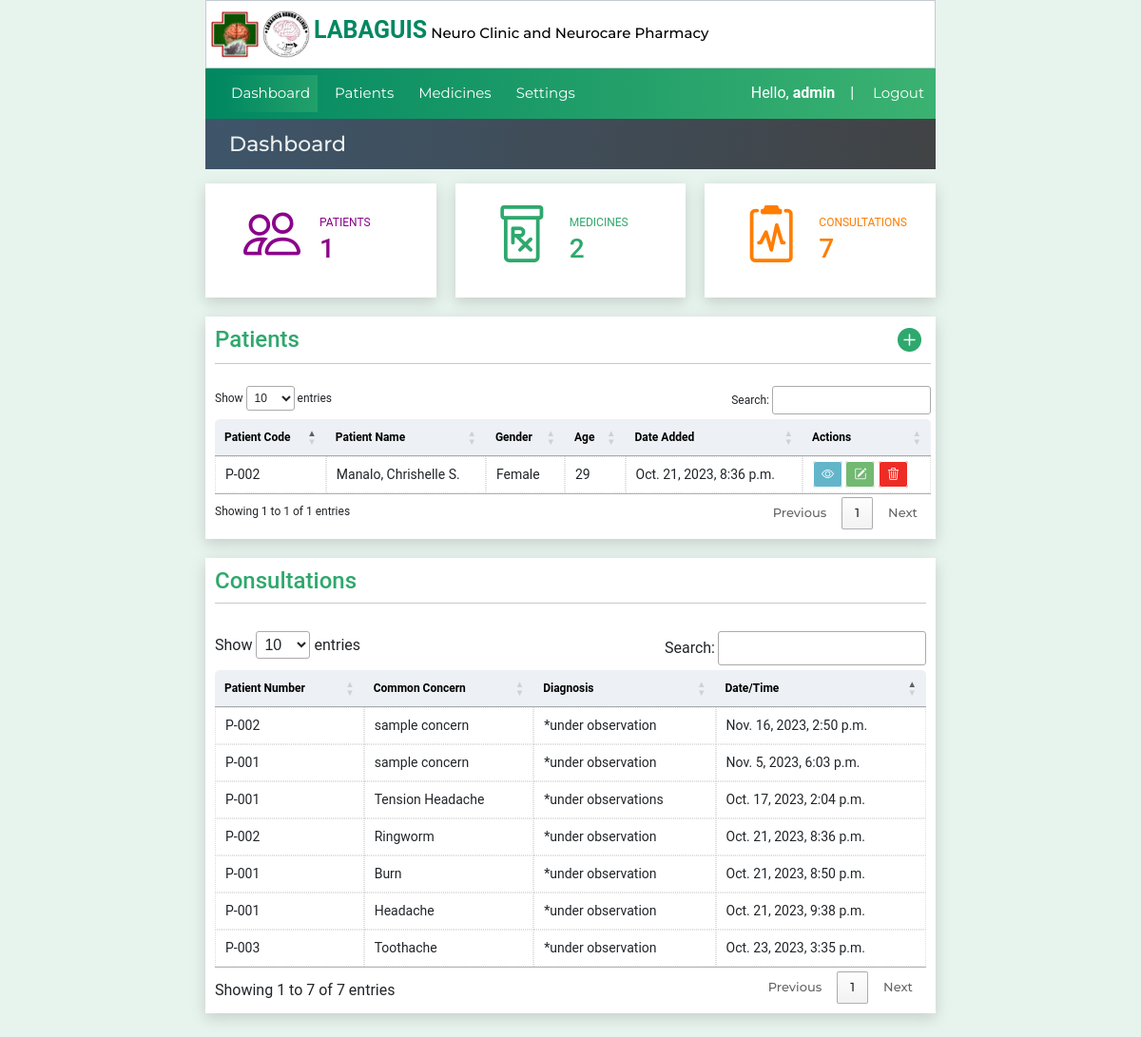
The page /dashboard (signed in) on the database its author committed.
### website/models.py (models this page shows, shortened)
class Patient(models.Model):
    created_at = models.DateTimeField(auto_now_add=True)
    patient_code=models.CharField(max_length=50)
    first_name = models.CharField(max_length=50)
    middle_name = models.CharField(max_length=50)
    last_name = models.CharField(max_length=50)
    age = models.CharField(max_length=50)
    bday = models.CharField(max_length=50,default='')
    civil_status = models.CharField(max_length=50,default='')
    gender = models.CharField(max_length=50)
    address = models.CharField(max_length=100)
    contact_number = models.CharField(max_length=50)
    srID = models.CharField(max_length=50,null=True, blank=True)
    pwdID = models.CharField(max_length=50,null=True, blank=True)
    nationality = models.CharField(max_length=50,null=True, blank=True)

class Patienthistory(models.Model):
    created_at = models.DateTimeField(auto_now_add=True)
    consultCounter = models.CharField(max_length=50)
    patient_code=models.CharField(max_length=50)
    diagnosis = models.TextField(default="*under observation",max_length=500,null=True, blank=True)
    remarks = models.TextField(max_length=500,null=True, blank=True)
    objectives = models.TextField(max_length=500,null=True, blank=True)
    plans_recommendations = models.TextField(max_length=500,null=True, blank=True)
    bp = models.CharField(max_length=50,null=True, blank=True)
    weight = models.CharField(max_length=50,null=True, blank=True)
    height = models.CharField(max_length=50,null=True, blank=True)
    bodytemp = models.CharField(max_length=50,null=True, blank=True)

### website/views.py (the view)
# urls.py: path('dashboard',views.dashboard, name='dashboard'),
@login_required(login_url="loginuser")
def dashboard(request):
    consultationtable = Patienthistory.objects.all()
    patientcount=Patient.objects.all().count()
    medicinecount= Medicinelist.objects.all().count()
    consultationscount= Patienthistory.objects.all().count()
    context = {"consultationtable":consultationtable,
               'patientsdata': Patient.objects.all(),
               'patientcount':patientcount,
               'medicinecount':medicinecount,
               'consultationscount':consultationscount,
               }
    return render(request, 'dashboard.html',context)

### website/templates/dashboard.html (shortened to what this page needs)
{% extends 'index.html' %}
 {% block pagetitle %} Dashboard{% endblock pagetitle%}
 {% block content%}
    <div class="dashboard-row2">
            <div< class="dashboard-patient">
                <h5><i class="bi patienticon bi-people"></i></h5>
                <div class="mt-2">
                    <span style="font-size: 12px">PATIENTS</span>
                    <h3>{{patientcount}}</h3>
                </div>
            </div<>
            <div< class="dashboard-medicines">
                <h5><i class="bi patienticon bi-prescription"></i></h5>
                <div class="mt-2">
                    <span style="font-size: 12px">MEDICINES</span>
                    <h3>{{medicinecount}}</h3>
                </div>
            </div<>
            <div< class="dashboard-consultations">
                <h4><i class="bi patienticon bi-clipboard2-pulse"></i></h4>
                <div class="mt-2">
                    <span style="font-size: 12px">CONSULTATIONS</span>
                    <h3>{{consultationscount}}</h3>
                </div>
            </div<>
    </div>
      <div class="container4">
        <div class="table-box2">
           <div class="adds"> <h4 style="color:#2ea86d;padding-top:10px;">Patients &nbsp&nbsp&nbsp</h4><h4 style="color:#2ea86d;padding-top:10px;padding-right:10px;"><a id="addpatients" href="{% url "patientlist" %}"><i class="bi bi-plus-circle-fill"></i></a></h4></div>
            <hr><br>
          {% include 'patientstable.html' %}
        </div>
        </div>
    <div class="dashboard-row">
        <div class="dashboard-tblconsultations">
            <h4 style="color:#2ea86d">Consultations</h4>
            <hr><br>
            <table id="consultation-table" class="patient-table table-striped content-table">
                <thead class="table-success">
                    <th>Patient Number</th>
                    <th>Common Concern</th>
                    <th>Diagnosis</th>
                    <th>Date/Time</th>
                </thead>
                {% for x in consultationtable %}
                    <tr>
                        <td>{{x.patient_code}}</td>
                        <td>{{x.remarks}}</td>
                        <td>{{x.diagnosis}}</td>
                        <td>{{x.created_at}}</td>
                    </tr>
                {% endfor %}
            </table>
            </div>
    </div>
 {%endblock%}

### website/templates/navbar.html (shortened to what this page needs)
<div class="header-main " style="z-index: 2;">
    <nav class="navbar navbar-dark navbar-expand-md ">
        <div class="container-fluid">
          <div class="collapse navbar-collapse" id="navbarNav">
            <ul class="navbar-nav">
              <li class="nav-item ">
                <a class="nav-link active" aria-current="page" href="{% url "dashboard" %}">Dashboard</a>
              </li>
              <li class="nav-item">
                <a class="nav-link " href="{% url "patienttable" %}">Patients</a>
              </li>
              <li class="nav-item">
                <a class="nav-link" href="{% url "medications" %}">Medicines</a>
              </li>
              <li class="nav-item">
                <a class="nav-link" href="{% url "registrationpage" %}">Settings</a>
              </li>
            </ul>
          </div>
          Hello,&nbsp <b>{{request.user}}</b> &nbsp &nbsp | &nbsp
        </div>
        <a class="nav-item nav-link navbar-nav" style="margin-right:10px;" href="{% url "logoutuser" %}">Logout</a>
      </nav>
</div>

### website/templates/patientstable.html
    <table id="patienttable" class="patient-tables content-table">
      <thead >
        <th>Patient Code</th>
        <th>Patient Name</th>
        <th>Gender</th>
        <th>Age</th>
        <th>Date Added</th>
        <th>Actions</th>
      </thead>
      <tbody>
        {% for x in patientsdata %}
        <tr>
          <td>{{x.patient_code}}</td>
          <td>{{x.last_name}}, {{x.first_name}} {{x.middle_name.0}}.</td>
          <td>{{x.gender}}</td>
          <td>{{x.age}}</td>
          <td>{{x.created_at}}</td>
          <td>
            <a href="{% url 'patientinfo' x.id %}" id="link-view"><i class="bi bi-eye"></i></a>
            <a href="{% url 'editpatient' x.id %}" id="link-edit"><i class="bi bi-pencil-square"></i></a>
            <a href="{% url 'deletepatient' x.id %}" id="link-delete"><i class="bi bi-trash3"></i></a>
          </td>
        </tr>
        {% endfor %}
      </tbody>
    </table>

### website/static/style.css (style rules this page uses)
* { box-sizing:border-box; margin: 0; padding: 0; font-family: 'Roboto', sans-serif; }
body { background-color: #e7f3ed; }
header li,a,strong, button { font-family: 'Montserrat', sans-serif; font-weight: 500; font-size: 13px; color: #edf0f1; text-decoration: none; padding: 0px 0px; margin: 0px 0px; }
.nav-link { font-size: 15px; }
.container4 { height: 100%; margin-top: 0px; width: 100%; background-color: white; box-shadow: 0 5px 15px 0 #00000026; }
.left-menu lu,li { font-size: 5px; text-decoration: none; color: black; padding: 5px; list-style: none; margin: 0; }
.table-box2 { margin: 0; padding: 0 5px 10px 10px; background-color: white; height: auto; width: 100%; font-size: 12px; }
table { width: 100%; }
th { padding: 10px; font-size: 12px; color: black; background-color: #b4c3d33c; }
tr { font-size: 14px; }
td { border: 1px dotted #ddd; width: auto; }
#link-view { color: white; border: 1px solid white; padding: 5px 8px; background-color: #0087a99c; border-radius: 3px; }
#link-edit { color: white; border: 1px solid white; padding: 5px 8px; background-color:rgba(0, 128, 0, 0.553); border-radius: 3px; }
#link-delete { color: white; border: 1px solid white; padding: 5px 8px; background-color:rgba(235, 18, 11, 0.89); border-radius: 3px; }
hr { margin: 0; padding: 0; }
.header-main { height: 100%; margin: 0px 18%; background-color: #80c3e3; background: rgb(1,136,97); background: linear-gradient(90deg, rgba(1,136,97,1) 0%, rgba(31,157,105,1) 50%, rgba(59,178,113,1) 100%); color: white; }
.header-main * { color: white; }
.navbar { padding: 2px; }
.dashboard-patient { font-family: Verdana; background-color: white; width: 100%; padding: 20px; display: inline-flex; color: darkmagenta; box-shadow: 0 5px 15px 0 #00000026; margin-right: 20px; }
.dashboard-medicines { font-family: Verdana; background-color: white; width: 100%; padding: 20px; display: inline-flex; color: #2ea86d; box-shadow: 0 5px 15px 0 #00000026; }
.dashboard-consultations { font-family: Verdana; background-color: white; width: 100%; padding: 20px; display: inline-flex; color: #ff7d00; box-shadow: 0 5px 15px 0 #00000026; margin-left: 20px; }
.patienticon { font-family:Tahoma; font-size: 60px; margin: 20px; }
.dashboard-row { width: 100%; display: inline-flex; margin: 20px 0; }
.dashboard-row2 { width: 100%; display: inline-flex; margin:10px 0 20px 0; }
.dashboard-tblconsultations { font-family: Verdana; background-color: white; width: 100%; padding: 10px; box-shadow: 0 5px 15px 0 #00000026; }
#consultation-table { font-size: 12px; }
.adds { display: flex; justify-content: space-between; }
#addpatients { font-size: 25px; color: #2ea86d; }
.reg-rows label,span,p,ul,li { font-size: 15px; }
.active { margin: 0px; color: white; background: rgb(0,135,97,0.3); background: linear-gradient(90deg, rgba(0,135,97,0.2) 0%, rgba(59,178,113,0.49343487394957986) 100%); }
.content-table { border-collapse: collapse; margin: 25px 0; font-size: 0.9em; min-width: 400px; border-radius: 5px 5px 0 0; overflow: hidden; }

### rows shown on the page
Patient: patient_code "P-002", last_name "Manalo", first_name "Chrishelle", middle_name.0 "S", gender "Female", age "29", created_at "Oct. 21, 2023, 8:36 p.m."
Patienthistory: patient_code "P-001", remarks "Tension Headache", diagnosis "*under observations", created_at "Oct. 17, 2023, 2:04 p.m."
Patienthistory: patient_code "P-002", remarks "Ringworm", diagnosis "*under observation", created_at "Oct. 21, 2023, 8:36 p.m."
Patienthistory: patient_code "P-001", remarks "Burn", diagnosis "*under observation", created_at "Oct. 21, 2023, 8:50 p.m."
Patienthistory: patient_code "P-001", remarks "Headache", diagnosis "*under observation", created_at "Oct. 21, 2023, 9:38 p.m."
Patienthistory: patient_code "P-003", remarks "Toothache", diagnosis "*under observation", created_at "Oct. 23, 2023, 3:35 p.m."
Patienthistory: patient_code "P-001", remarks "sample concern", diagnosis "*under observation", created_at "Nov. 5, 2023, 6:03 p.m."
Patienthistory: patient_code "P-002", remarks "sample concern", diagnosis "*under observation", created_at "Nov. 16, 2023, 2:50 p.m."

### other values the page prints
{{ request.user }} "admin"
{{ patientcount }} "1"
{{ medicinecount }} "2"
{{ consultationscount }} "7"
